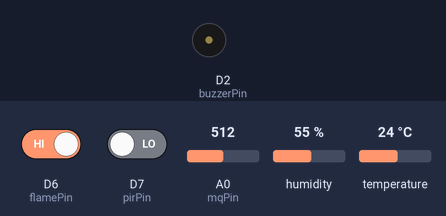
Bench run of a sketch on a simulated ESP8266 (NodeMCU). Parts: buzzer (waves = sounding, pin HIGH). Inputs (shaded band) come from the test bench; at power-on: D6 (flamePin) HIGH, D7 (pirPin) LOW, A0 (mqPin) = 512, humidity 55 %, temperature 24 °C. WiFi joins after 1.5 s; servers stay silent unless stated; what the sketch prints to the serial monitor is not drawn.

Above: at 3.0 s.
3.1 s: D6 (flamePin) driven LOW
At 11.2 s:
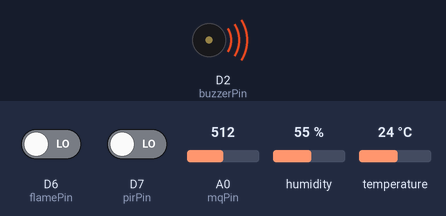
11.4 s: D7 (pirPin) driven HIGH
At 12.2 s:
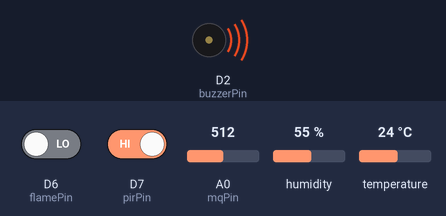
23.4 s: D6 (flamePin) driven HIGH
At 26.8 s:
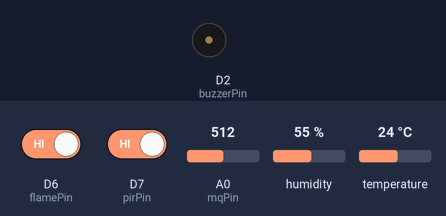
31.5 s: D7 (pirPin) driven LOW
At 32.6 s:
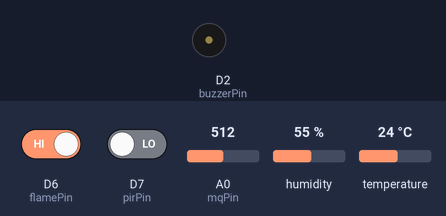
Timing chart, 0 to 34.5 s (numbered marks = the images above; inputs shaded):
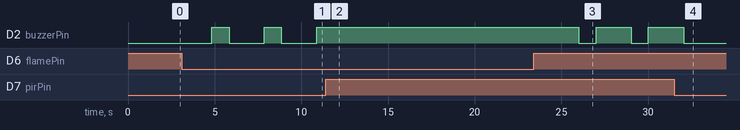

The sketch:

mas_adis.ino
```cpp
//header
#include <ESP8266WiFi.h>
#include <BlynkSimpleEsp8266.h>
#include <dht.h>

//setup connection
char ssid[] = "Pepe WiFi";
char pass[] = "perdana2020";
WiFiClient client;

//setup Blynk
char auth[] = "OB1eCNUYXoLjz1KvAakoEBCZ_GKhomAM";

//setup pin untuk sensor flame
int flamePin = D6;
int buzzerPin = D2;

//setup pin untuk sensor pir
int pirPin = D7;

//setup pin dht11
int dhtPin = D5;
dht DHT;

//setup pin mq2
int mqPin = A0;

void setup(){
  Serial.begin(9600);
  pinMode(flamePin, INPUT);
  pinMode(buzzerPin, OUTPUT);
  pinMode(pirPin, INPUT);
  pinMode(dhtPin, OUTPUT);
  pinMode(mqPin, INPUT);

  //wifi connect
  Serial.print("Menghubungkan ke : ");
  Serial.print(ssid);
  WiFi.begin(ssid, pass);
  while(WiFi.status()!=WL_CONNECTED){
    delay(500);
    Serial.print(".");
  }
  Serial.print("\n");
  Serial.print("IP Address : ");
  Serial.print(WiFi.localIP());
  Serial.print("\n");
  Serial.print("Terhubung dengan : ");
  Serial.print(ssid);

  //blynk connect
  Blynk.begin(auth, ssid, pass);
}

void loop(){
  Blynk.run();
  flame();
  pir();
  dht11();
  mq();
}

void flame(){
  int state = digitalRead(flamePin);
  if (state == LOW){
    Serial.println("Api terdeteksi");
    digitalWrite(buzzerPin, HIGH);
  }else{
    Serial.println("Tidak ada api");
    digitalWrite(buzzerPin, LOW);
  }
  delay(1000);
}

void pir(){
  int state2 = digitalRead(pirPin);
  Serial.print(state2);
  if (state2 == HIGH){
    Serial.println("Ada gerakan");
    digitalWrite(buzzerPin, HIGH);
  }else{
    Serial.println("Tidak ada gerakan");
    digitalWrite(buzzerPin, LOW);
  }
  delay(1000);
}

void dht11(){
  int readData = DHT.read11(dhtPin);
  Blynk.virtualWrite(V5, DHT.temperature);
  Blynk.virtualWrite(V6, DHT.humidity);
}

void mq(){
  int valueMQ = analogRead(mqPin);
  if (valueMQ > 500){
    Serial.println("Asap terdeteksi");
  }else{
    Serial.println("Asap tidak terdeteksi");
  }
  delay(1000);
}
```

Measured:
- after the input at 3.1 s, D2 (buzzerPin): alternates HIGH for 1.0 s and LOW for 2.0 s, starting after 1.7 s
- after the input at 11.4 s, D2 (buzzerPin): stops changing and stays HIGH
- after the input at 23.4 s, D2 (buzzerPin): alternates HIGH for 2.0 s and LOW for 1.0 s, starting after 2.6 s
- after the input at 31.5 s, D2 (buzzerPin): goes on until 32.1 s, then stays LOW
